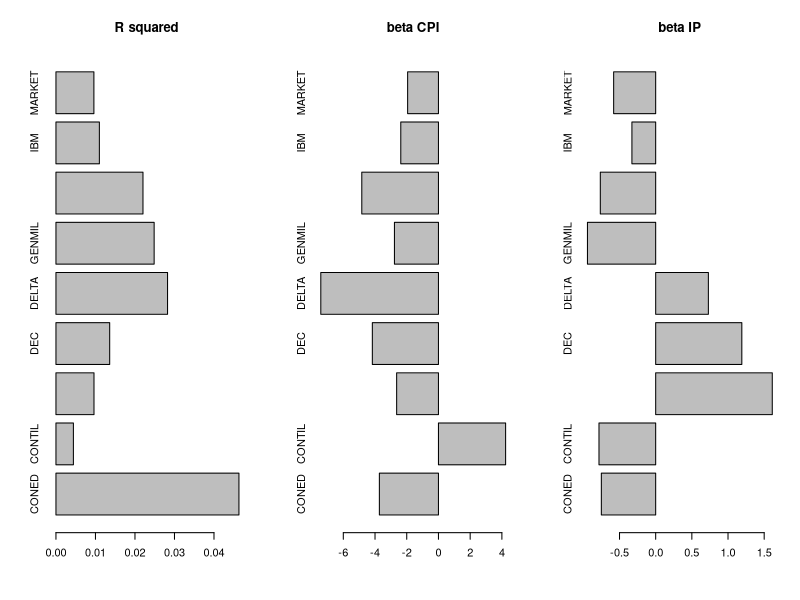

This figure's R source:
#  Example 17.5 and Figure 17.6

CPI.dat=read.csv("7_CPI.dat.csv",header=T,sep=";")
IP.dat=read.csv("7_IP.dat.csv",header=T,sep=";")
berndtInvest=read.csv("9_berndtInvest.csv",header=T,sep=";")
CPI.dat[774:900,]
IP.dat[702:828,]
berndt =as.matrix(berndtInvest[,-1])   #  1978-01-01 to 1987-12-01

CPI2 = as.matrix(CPI.dat$CPI[775:900]) #  1977-07-30  to 1987-12-31
CPI = as.data.frame(diff(log(CPI2))) 
IP2 = as.matrix(IP.dat$IP)[703:828,]   #  1977-07-28 to 1987-12-28 
IP = as.data.frame(diff(log(IP2)))
arFit = ar(cbind(CPI,IP))
res = arFit$resid[6:125,]
lmfit = lm(berndt[,2:10]~res[,1]+res[,2])
slmfit = summary(lmfit)
rsq=rep(0,9)
for (i in 1:9){rsq[i]= slmfit[[i]][[8]]}
beta_CPI = lmfit$coef[2,]
beta_IP = lmfit$coef[3,]

postscript("macrofactors.ps",width=6,height=7)  #  Figure 17.6
par(mfrow=c(1,3))
barplot(rsq,horiz=T,names=names(beta_CPI),main="R squared")
barplot(beta_CPI,hori=T,main="beta CPI")
barplot(beta_IP,hori=T,main="beta IP")
graphics.off()


